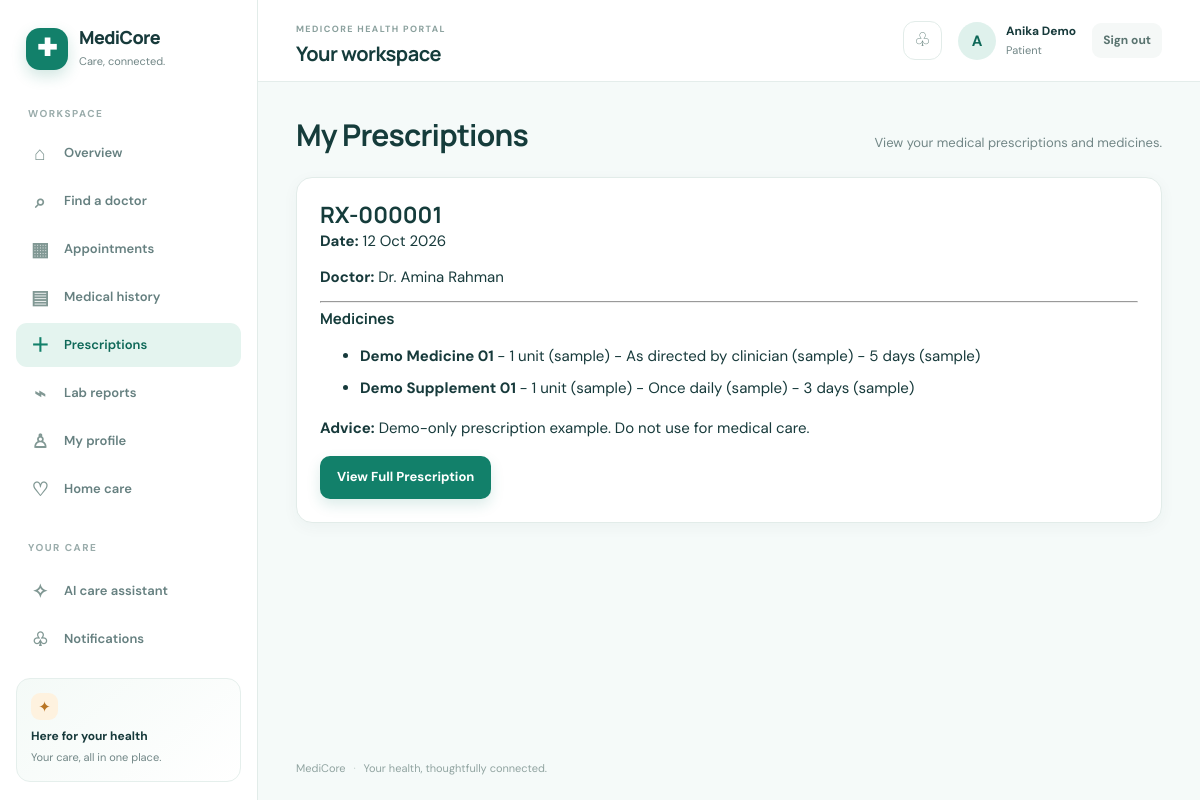
The page /patients/prescriptions/ (signed in) on the database its author committed.
### apps/accounts/models.py (models this page shows, shortened)
class User(AbstractUser):
    role = models.CharField(
        max_length=20,
        choices=Role.choices,
        default=Role.PATIENT,
    )
    public_id = models.CharField(
        max_length=20,
        unique=True,
        blank=True,
    )
    is_verified = models.BooleanField(default=False)

### apps/medical_records/models.py (models this page shows, shortened)
class Prescription(models.Model):
    class PharmacyStatus(models.TextChoices):
        NOT_DISPENSED = "NOT_DISPENSED", "Not Dispensed"
        PARTIALLY_DISPENSED = "PARTIALLY_DISPENSED", "Partially Dispensed"
        DISPENSED = "DISPENSED", "Dispensed"
    consultation = models.OneToOneField(
        Consultation,
        on_delete=models.PROTECT,
        related_name="prescription",
    )
    patient = models.ForeignKey(
        settings.AUTH_USER_MODEL,
        on_delete=models.PROTECT,
        related_name="prescriptions",
    )
    doctor = models.ForeignKey(
        settings.AUTH_USER_MODEL,
        on_delete=models.PROTECT,
        related_name="doctor_prescriptions",
    )
    prescription_id = models.CharField(
        max_length=30,
        unique=True,
        blank=True,
    )
    pharmacy_status = models.CharField(
        max_length=30,
        choices=PharmacyStatus.choices,
        default=PharmacyStatus.NOT_DISPENSED,
    )
    advice = models.TextField(blank=True)
    tests_advised = models.TextField(blank=True)
    follow_up_date = models.DateField(null=True, blank=True)
    created_at = models.DateTimeField(auto_now_add=True)
    updated_at = models.DateTimeField(auto_now=True)

class PrescriptionMedicine(models.Model):
    prescription = models.ForeignKey(
        Prescription,
        on_delete=models.CASCADE,
        related_name="medicines",
    )
    medicine_name = models.CharField(
        max_length=200,
    )
    dosage = models.CharField(
        max_length=100,
    )
    frequency = models.CharField(
        max_length=100,
    )
    duration = models.CharField(
        max_length=100,
    )
    instructions = models.TextField(
        blank=True,
    )

### apps/patients/views.py (the view)
@login_required
@role_required("PATIENT")
def my_prescriptions(request):
    prescriptions = (
        Prescription.objects
        .filter(
            patient=request.user,
        )
        .select_related(
            "doctor",
            "consultation",
        )
        .prefetch_related(
            "medicines",
        )
        .order_by(
            "-created_at",
        )
    )
    return render(
        request,
        "patients/prescriptions.html",
        {
            "prescriptions": prescriptions,
        },
    )

### templates/patients/prescriptions.html (shortened to what this page needs)
{% extends "base.html" %}
{% block content %}
<div class="page-container">
    <div class="page-header">
        <h1>My Prescriptions</h1>
        <p>View your medical prescriptions and medicines.</p>
    </div>
    {% if prescriptions %}
        {% for prescription in prescriptions %}
            <div class="card" style="margin-bottom: 20px;">
                <div class="card-body">
                    <div>
                        <h2>
                            {{ prescription.prescription_id }}
                        </h2>
                        <p>
                            <strong>Date:</strong>
                            {{ prescription.created_at|date:"d M Y" }}
                        </p>
                        <p>
                            <strong>Doctor:</strong>
                            Dr. {{ prescription.doctor.get_full_name }}
                        </p>
                    </div>
                    <hr>
                    <h3>Medicines</h3>
                    <ul>
                        {% for medicine in prescription.medicines.all %}
                            <li style="margin-bottom: 8px;">
                                <strong>
                                    {{ medicine.medicine_name }}
                                </strong>
                                - {{ medicine.dosage }}
                                - {{ medicine.frequency }}
                                - {{ medicine.duration }}
                            </li>
                        {% empty %}
                            <li>No medicines prescribed.</li>
                        {% endfor %}
                    </ul>
                    {% if prescription.advice %}
                        <p style="margin-top: 16px;">
                            <strong>Advice:</strong>
                            {{ prescription.advice }}
                        </p>
                    {% endif %}
                    <div style="margin-top: 16px;">
                        <a
                            href="{% url 'medical_records:prescription_detail' prescription.id %}"
                            class="btn btn-primary"
                        >
                            View Full Prescription
                        </a>
                    </div>
                </div>
            </div>
        {% endfor %}
    {% endif %}
</div>
{% endblock %}

### templates/base.html (shortened to what this page needs)
{% load static %}
<!doctype html>
<html lang="en">
  <head>
    <link rel="stylesheet" href="{% static 'css/base.css' %}" />
    <link rel="stylesheet" href="{% static 'css/components.css' %}" />
    <link rel="stylesheet" href="{% static 'css/pages.css' %}" />
  </head>
  <body>
    {% if request.user.is_authenticated %}
    <div class="app-shell">
      <aside class="sidebar" id="app-sidebar" aria-label="Main navigation">
        <a class="brand" href="{% url 'home' %}">
          <span class="brand-icon" aria-hidden="true">✚</span>
          <span class="brand-copy"><strong>MediCore</strong><small>Care, connected.</small></span>
        </a>
        <div class="nav-caption">WORKSPACE</div>
        <nav class="sidebar-nav">
          {% if request.user.role == 'PATIENT' %}
            <a href="{% url 'patients:dashboard' %}" class="nav-item{% if request.resolver_match.url_name == 'dashboard' and request.resolver_match.namespace == 'patients' %} active{% endif %}"><span class="nav-icon">⌂</span>Overview</a>
            <a href="{% url 'patients:find_doctors' %}" class="nav-item{% if request.resolver_match.url_name == 'find_doctors' %} active{% endif %}"><span class="nav-icon">⌕</span>Find a doctor</a>
            <a href="{% url 'patients:appointments' %}" class="nav-item{% if request.resolver_match.url_name == 'appointments' %} active{% endif %}"><span class="nav-icon">▦</span>Appointments</a>
            <a href="{% url 'patients:medical_history' %}" class="nav-item{% if request.resolver_match.url_name == 'medical_history' %} active{% endif %}"><span class="nav-icon">▤</span>Medical history</a>
            <a href="{% url 'patients:prescriptions' %}" class="nav-item{% if request.resolver_match.url_name == 'prescriptions' %} active{% endif %}"><span class="nav-icon">＋</span>Prescriptions</a>
            <a href="{% url 'patients:lab_reports' %}" class="nav-item{% if request.resolver_match.url_name == 'lab_reports' %} active{% endif %}"><span class="nav-icon">⌁</span>Lab reports</a>
            <a href="{% url 'patients:profile' %}" class="nav-item{% if request.resolver_match.url_name == 'profile' and request.resolver_match.namespace == 'patients' %} active{% endif %}"><span class="nav-icon">♙</span>My profile</a>
            <a href="{% url 'nurses:my_home_care_requests' %}" class="nav-item"><span class="nav-icon">♡</span>Home care</a>
          {% elif request.user.role == 'LAB' %}
            <a href="{% url 'medical_records:lab_orders' %}" class="nav-item active"><span class="nav-icon">⌁</span>Lab orders</a>
          {% elif request.user.role == 'PHARMACIST' %}
            <a href="{% url 'pharmacy:prescriptions' %}" class="nav-item active"><span class="nav-icon">＋</span>Prescriptions</a>
          {% elif request.user.role == 'RECEPTIONIST' %}
            <a href="{% url 'billing:bills' %}" class="nav-item active"><span class="nav-icon">▤</span>Billing</a>
          {% elif request.user.is_superuser or request.user.role == 'ADMIN' %}
            <a href="{% url 'admin:index' %}" class="nav-item"><span class="nav-icon">⚙</span>Administration</a>
          {% endif %}
          <div class="nav-caption nav-caption-spaced">YOUR CARE</div>
          <a href="{% url 'chatbot:page' %}" class="nav-item{% if request.resolver_match.namespace == 'chatbot' %} active{% endif %}"><span class="nav-icon">✧</span>AI care assistant</a>
          <a href="{% url 'notifications:list' %}" class="nav-item{% if request.resolver_match.namespace == 'notifications' %} active{% endif %}"><span class="nav-icon">♧</span>Notifications</a>
        </nav>
        <div class="sidebar-footer">
          <div class="sidebar-help-mark">✦</div>
          <strong>Here for your health</strong>
          <span>Your care, all in one place.</span>
        </div>
      </aside>
      <main class="main-content">
        <header class="topbar">
          <div class="topbar-title-wrap">
            <div><span class="page-label">MEDICORE HEALTH PORTAL</span><h1>{% block page_heading %}Your workspace{% endblock %}</h1></div>
          </div>
          <div class="topbar-actions">
            <a class="icon-button notification-link" href="{% url 'notifications:list' %}" aria-label="Notifications">♧</a>
            <div class="user-mini">
              <div class="avatar">{{ request.user.first_name|default:request.user.username|slice:':1'|upper }}</div>
              <div class="user-details"><strong>{{ request.user.get_full_name|default:request.user.username }}</strong><span>{{ request.user.get_role_display }}</span></div>
            </div>
            <form method="post" action="{% url 'logout' %}" class="logout-form">{% csrf_token %}<button type="submit" class="logout-button">Sign out</button></form>
          </div>
        </header>
    {% endif %}
    {% if request.user.is_authenticated %}<section class="page-content">{% else %}<main class="public-content">{% endif %}
      {% block content %}{% endblock %}
    {% if request.user.is_authenticated %}</section>{% else %}</main>{% endif %}
    {% if request.user.is_authenticated %}
      <footer class="site-footer">MediCore <span>·</span> Your health, thoughtfully connected.</footer>
    </main>
    </div>
    {% else %}
      <footer class="site-footer">MediCore <span>·</span> Your health, thoughtfully connected.</footer>
    </div>
    {% endif %}
  </body>
</html>

### static/css/components.css (style rules this page uses)
.card, .dashboard-card, .content-card { padding: 23px; border: 1px solid var(--border); border-radius: var(--radius-md); background: var(--surface); box-shadow: var(--shadow-sm); }
.btn { display: inline-flex; min-height: 42px; align-items: center; justify-content: center; gap: 8px; padding: 10px 16px; border: 1px solid transparent; border-radius: 10px; font-size: 13px; font-weight: 700; transition: transform .16s ease, background .16s ease, box-shadow .16s ease; }
.btn-primary { background: var(--primary); box-shadow: 0 6px 14px rgba(18,128,106,.15); color: #fff; }
.page-header { display: flex; align-items: flex-end; justify-content: space-between; gap: 18px; margin-bottom: 23px; }
.page-header h1 { font-size: clamp(22px, 3vw, 30px); letter-spacing: -.8px; }
.page-header p { margin: 6px 0 0; color: var(--muted); font-size: 13px; }
.dashboard-card h3, .card h3 { margin-bottom: 9px; font-size: 15px; }

### rows shown on the page
User: user.first_name "A", user.get_full_name "Anika Demo", user.role "Patient"
Prescription: prescription_id "RX-000001", created_at "12 Oct 2026", doctor.get_full_name "Amina Rahman", advice "Demo-only prescription example. Do not use for medical care."
PrescriptionMedicine: medicine_name "Demo Medicine 01", dosage "1 unit (sample)", frequency "As directed by clinician (sample)", duration "5 days (sample)"
PrescriptionMedicine: medicine_name "Demo Supplement 01", dosage "1 unit (sample)", frequency "Once daily (sample)", duration "3 days (sample)"
